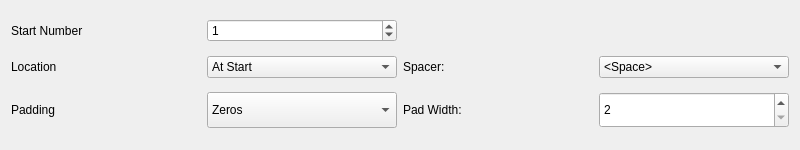
<?xml version="1.0" encoding="UTF-8"?>
<ui version="4.0">
 <class>TransformProvider_numbering</class>
 <widget class="QWidget" name="TransformProvider_numbering">
  <property name="geometry">
   <rect>
    <x>0</x>
    <y>0</y>
    <width>800</width>
    <height>150</height>
   </rect>
  </property>
  <property name="minimumSize">
   <size>
    <width>0</width>
    <height>0</height>
   </size>
  </property>
  <property name="maximumSize">
   <size>
    <width>16777215</width>
    <height>238</height>
   </size>
  </property>
  <property name="windowTitle">
   <string>Form</string>
  </property>
  <layout class="QGridLayout" name="gridLayout">
   <item row="0" column="0">
    <widget class="QLabel" name="label_StartNumber">
     <property name="text">
      <string>Start Number</string>
     </property>
    </widget>
   </item>
   <item row="0" column="1">
    <widget class="QSpinBox" name="startNumberSpinBox">
     <property name="value">
      <number>1</number>
     </property>
    </widget>
   </item>
   <item row="1" column="0">
    <widget class="QLabel" name="label_Location">
     <property name="text">
      <string>Location</string>
     </property>
    </widget>
   </item>
   <item row="1" column="1">
    <widget class="QComboBox" name="locationComboBox">
     <item>
      <property name="text">
       <string>At Start</string>
      </property>
     </item>
     <item>
      <property name="text">
       <string>At End</string>
      </property>
     </item>
    </widget>
   </item>
   <item row="1" column="2">
    <widget class="QLabel" name="label_Spacer">
     <property name="text">
      <string>Spacer:</string>
     </property>
    </widget>
   </item>
   <item row="1" column="3">
    <widget class="QComboBox" name="spacerComboBox">
     <property name="currentIndex">
      <number>1</number>
     </property>
     <item>
      <property name="text">
       <string>&lt;None&gt;</string>
      </property>
     </item>
     <item>
      <property name="text">
       <string>&lt;Space&gt;</string>
      </property>
     </item>
     <item>
      <property name="text">
       <string>&lt;Period&gt;</string>
      </property>
     </item>
     <item>
      <property name="text">
       <string>&lt;Hyphen&gt;</string>
      </property>
     </item>
     <item>
      <property name="text">
       <string>&lt;Underscore&gt;</string>
      </property>
     </item>
    </widget>
   </item>
   <item row="2" column="0">
    <widget class="QLabel" name="label_Padding">
     <property name="text">
      <string>Padding</string>
     </property>
    </widget>
   </item>
   <item row="2" column="1">
    <widget class="QComboBox" name="padCharacterComboBox">
     <property name="minimumSize">
      <size>
       <width>0</width>
       <height>36</height>
      </size>
     </property>
     <property name="currentIndex">
      <number>1</number>
     </property>
     <item>
      <property name="text">
       <string>&lt;None&gt;</string>
      </property>
     </item>
     <item>
      <property name="text">
       <string>Zeros</string>
      </property>
     </item>
     <item>
      <property name="text">
       <string>Spaces</string>
      </property>
     </item>
    </widget>
   </item>
   <item row="2" column="2">
    <widget class="QLabel" name="label_PadWidth">
     <property name="text">
      <string>Pad Width:</string>
     </property>
    </widget>
   </item>
   <item row="2" column="3">
    <widget class="QSpinBox" name="padWidthSpinBox">
     <property name="minimumSize">
      <size>
       <width>0</width>
       <height>36</height>
      </size>
     </property>
     <property name="minimum">
      <number>2</number>
     </property>
    </widget>
   </item>
  </layout>
 </widget>
 <resources/>
 <connections/>
</ui>
